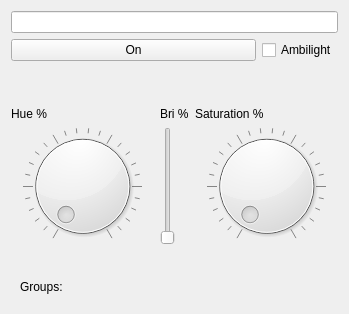
<?xml version="1.0" encoding="UTF-8"?>
<ui version="4.0">
 <class>FormSingleLight</class>
 <widget class="QWidget" name="FormSingleLight">
  <property name="geometry">
   <rect>
    <x>0</x>
    <y>0</y>
    <width>349</width>
    <height>314</height>
   </rect>
  </property>
  <property name="windowTitle">
   <string>Form</string>
  </property>
  <layout class="QGridLayout" name="gridLayout">
   <item row="4" column="3" colspan="3">
    <layout class="QHBoxLayout" name="horizontalLayout">
     <item>
      <widget class="QPushButton" name="onOffButton">
       <property name="text">
        <string>On</string>
       </property>
       <property name="checkable">
        <bool>true</bool>
       </property>
      </widget>
     </item>
     <item>
      <widget class="QCheckBox" name="checkBox">
       <property name="sizePolicy">
        <sizepolicy hsizetype="Fixed" vsizetype="Fixed">
         <horstretch>0</horstretch>
         <verstretch>0</verstretch>
        </sizepolicy>
       </property>
       <property name="text">
        <string>Ambilight</string>
       </property>
      </widget>
     </item>
    </layout>
   </item>
   <item row="14" column="3">
    <widget class="QLabel" name="label">
     <property name="text">
      <string/>
     </property>
    </widget>
   </item>
   <item row="9" column="4">
    <widget class="QLabel" name="label_5">
     <property name="toolTip">
      <string>Brightness</string>
     </property>
     <property name="toolTipDuration">
      <number>3</number>
     </property>
     <property name="text">
      <string>Bri %</string>
     </property>
    </widget>
   </item>
   <item row="14" column="4">
    <widget class="QLabel" name="label_6">
     <property name="text">
      <string/>
     </property>
    </widget>
   </item>
   <item row="10" column="3">
    <widget class="QDial" name="hueDial">
     <property name="sizePolicy">
      <sizepolicy hsizetype="Minimum" vsizetype="Minimum">
       <horstretch>0</horstretch>
       <verstretch>0</verstretch>
      </sizepolicy>
     </property>
     <property name="maximum">
      <number>100</number>
     </property>
     <property name="invertedAppearance">
      <bool>false</bool>
     </property>
     <property name="invertedControls">
      <bool>true</bool>
     </property>
     <property name="wrapping">
      <bool>false</bool>
     </property>
     <property name="notchesVisible">
      <bool>true</bool>
     </property>
    </widget>
   </item>
   <item row="9" column="3">
    <widget class="QLabel" name="label_3">
     <property name="text">
      <string>Hue %</string>
     </property>
    </widget>
   </item>
   <item row="3" column="3" colspan="3">
    <widget class="QLineEdit" name="lineEdit"/>
   </item>
   <item row="8" column="4">
    <spacer name="verticalSpacer">
     <property name="orientation">
      <enum>Qt::Vertical</enum>
     </property>
     <property name="sizeType">
      <enum>QSizePolicy::Fixed</enum>
     </property>
     <property name="sizeHint" stdset="0">
      <size>
       <width>20</width>
       <height>40</height>
      </size>
     </property>
    </spacer>
   </item>
   <item row="9" column="5">
    <widget class="QLabel" name="label_4">
     <property name="text">
      <string>Saturation %</string>
     </property>
    </widget>
   </item>
   <item row="10" column="4">
    <widget class="QSlider" name="briSlider">
     <property name="maximum">
      <number>100</number>
     </property>
     <property name="orientation">
      <enum>Qt::Vertical</enum>
     </property>
    </widget>
   </item>
   <item row="10" column="5">
    <widget class="QDial" name="satDial">
     <property name="sizePolicy">
      <sizepolicy hsizetype="Minimum" vsizetype="Minimum">
       <horstretch>0</horstretch>
       <verstretch>0</verstretch>
      </sizepolicy>
     </property>
     <property name="maximum">
      <number>100</number>
     </property>
     <property name="wrapping">
      <bool>false</bool>
     </property>
     <property name="notchesVisible">
      <bool>true</bool>
     </property>
    </widget>
   </item>
   <item row="14" column="5">
    <widget class="QLabel" name="label_2">
     <property name="text">
      <string/>
     </property>
    </widget>
   </item>
   <item row="15" column="3" colspan="3">
    <widget class="QWidget" name="groups" native="true">
     <layout class="QHBoxLayout" name="horizontalLayout_2">
      <item>
       <widget class="QLabel" name="label_7">
        <property name="text">
         <string>Groups:</string>
        </property>
       </widget>
      </item>
      <item>
       <widget class="QLabel" name="groupsLabel">
        <property name="text">
         <string/>
        </property>
       </widget>
      </item>
     </layout>
    </widget>
   </item>
  </layout>
 </widget>
 <resources/>
 <connections>
  <connection>
   <sender>satDial</sender>
   <signal>valueChanged(int)</signal>
   <receiver>label_2</receiver>
   <slot>setNum(int)</slot>
   <hints>
    <hint type="sourcelabel">
     <x>338</x>
     <y>357</y>
    </hint>
    <hint type="destinationlabel">
     <x>319</x>
     <y>422</y>
    </hint>
   </hints>
  </connection>
  <connection>
   <sender>briSlider</sender>
   <signal>valueChanged(int)</signal>
   <receiver>label_6</receiver>
   <slot>setNum(int)</slot>
   <hints>
    <hint type="sourcelabel">
     <x>178</x>
     <y>377</y>
    </hint>
    <hint type="destinationlabel">
     <x>183</x>
     <y>421</y>
    </hint>
   </hints>
  </connection>
  <connection>
   <sender>hueDial</sender>
   <signal>valueChanged(int)</signal>
   <receiver>label</receiver>
   <slot>setNum(int)</slot>
   <hints>
    <hint type="sourcelabel">
     <x>78</x>
     <y>339</y>
    </hint>
    <hint type="destinationlabel">
     <x>63</x>
     <y>422</y>
    </hint>
   </hints>
  </connection>
 </connections>
</ui>
